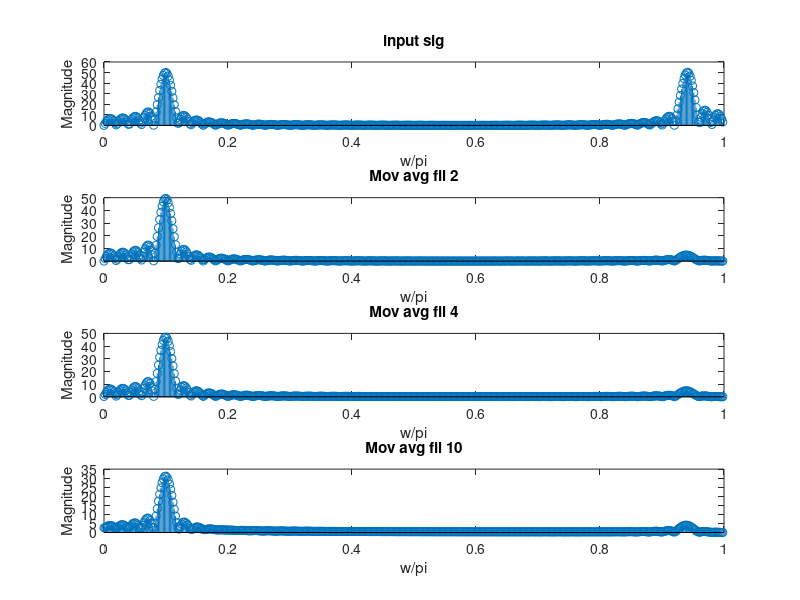

The MATLAB script that drew this image:
close all
n=0:100;
fl=0.05;
fh=0.47;
x1=sin(2*pi*fl*n);
x2=sin(2*pi*fh*n);
x=x1+x2;
[m,w]=freqz(x)
subplot(411)
stem((w/pi),abs(m))
title('input sig')
xlabel('w/pi')
ylabel('Magnitude')
a=[1];
M=2;
b=(ones(1,M)*(1/M))
y=filter(b,a,x);
[k,w1]=freqz(y)
subplot(412)
stem((w1/pi),abs(k))
title('Mov avg fil 2')
xlabel('w/pi')
ylabel('Magnitude')
M=4;
b=(ones(1,M)*(1/M))
y1=filter(b,a,x);
[k1,w2]=freqz(y1)
subplot(413)
stem((w2/pi),abs(k1))
title('Mov avg fil 4')
xlabel('w/pi')
ylabel('Magnitude')
M=10;
b=(ones(1,M)*(1/M))
y2=filter(b,a,x);
[k3,w3]=freqz(y2)
subplot(414)
stem((w3/pi),abs(k3))
title('Mov avg fil 10')
xlabel('w/pi')
ylabel('Magnitude')
